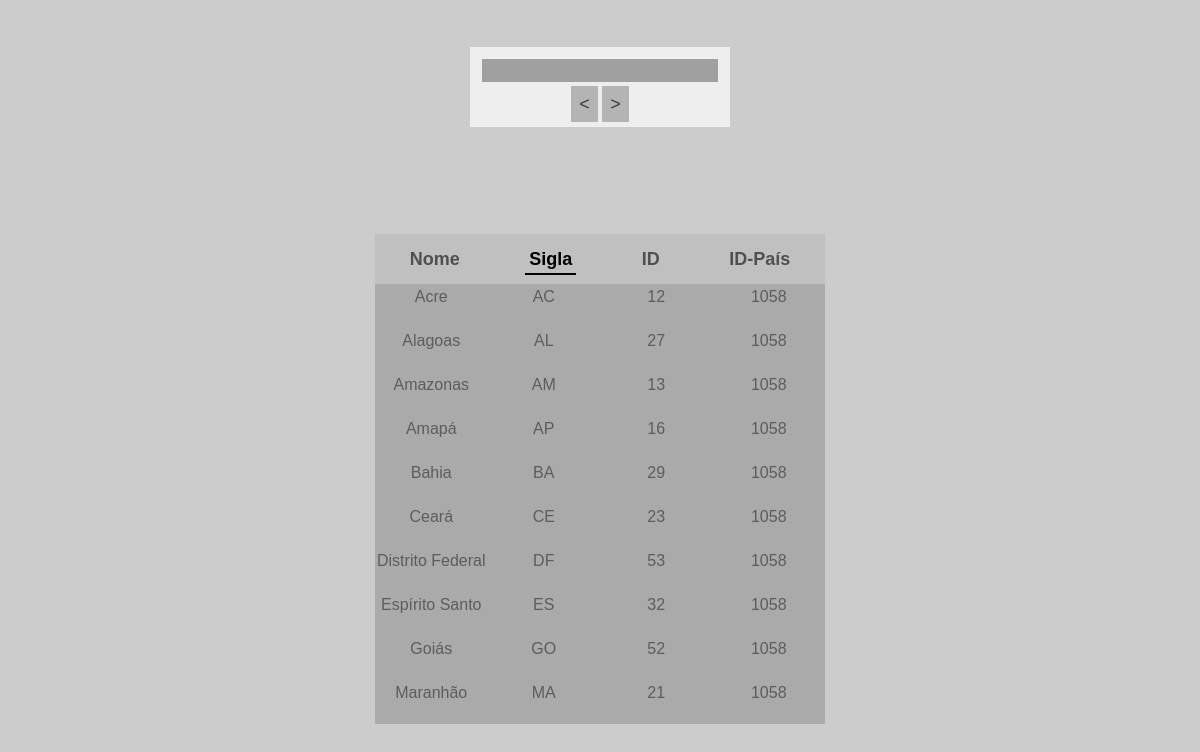
The app's page /paginamento/index.php?page=1&order=Initials with its own data.
### tables this page shows
CREATE TABLE `state` (
  `Id` int(10) UNSIGNED NOT NULL,
  `Country_Id` int(11) UNSIGNED NOT NULL,
  `Initials` varchar(5) NOT NULL,
  `Name` varchar(255) NOT NULL
);

### paginamento/index.php (the view, shortened to what this page needs)
<?php
include("baseConnection.php");
$currentPage = intval($_GET["page"]);
$maxItems = 10;
$index = ($currentPage * $maxItems) - 10;
if(isset($_GET["order"])){
	$order = $_GET["order"];
	$query = "select * from state order by $order asc LIMIT $index, $maxItems";
}else{
	$order = "Id";
	$query = "select * from state LIMIT $index, $maxItems";
}
$dump = mysqli_query($connect, $query) or die("Dump nao realizado!");
?>
<!DOCTYPE html>
<html>
<head>
	<link rel="stylesheet" type="text/css" href="style.css">
</head>
<body>
	<div class="form">
		<input type="text" name="input" autocomplete="off" spellcheck="false">
		<div>
			<a href="?page=<?php echo $currentPage - 1 . "&order=$order"; ?>"><</a>
			<a href="?page=<?php echo $currentPage + 1 . "&order=$order"; ?>">></a>
		</div>
	</div>
	<div class="table-box">
		<div id="table">
			<header>
				<ul>
					<li>
						<a <?php
							echo "href='?page=$currentPage&order=Name'";
							if($order == "Name") {echo " class='current-order'";}
						?>>Nome</a>
					</li>
					<li>
						<a <?php
							echo "href='?page=$currentPage&order=Initials'";
							if($order == "Initials") {echo " class='current-order'";}
						?>>Sigla</a>
					</li>
					<li>
						<a <?php
							echo "href='?page=$currentPage&order=Id'";
							if($order == "Id") {echo " class='current-order'";}
						?>>ID</a>
					</li>
					<li>
						<a <?php
							echo "href='?page=$currentPage&order=Country_Id'";
							if($order == "Country_Id") {echo " class='current-order'";}
						?>>ID-País</a>
					</li>
				</ul>
			</header>
			<div id="rows">
				<?php
				while ($row = mysqli_fetch_assoc($dump)) {
					echo "
					<div class='row'>
						<div id='fields-wrapper'>
							<div class='state-name field'>
								".$row['Name']."
							</div>
							<div class='state-initials field'>
								".$row['Initials']."
							</div>
							<div class='state-id field'>
								".$row['Id']."</p>
							</div>
							<div class='state-coutry-id field'>
								".$row['Country_Id']."
							</div>
						</div>
					</div>";
				}
				?>
			</div>
		</div>
	</div>
</body>
</html>

### paginamento/style.css (style rules this page uses)
body { margin: 0; padding: 0; background-color: #cccccc; overflow: hidden; }
* { font-family: arial; }
.form { position: absolute; top: 4%; left: 50%; height: 80px; transform: translateX(-50%); background-color: #eeeeee; box-sizing: border-box; padding: 12px; display: flex; flex-direction: column; justify-content: space-between; align-items: center; }
.form input { border: none; outline: none; background-color: rgba(160,160,160,1); font-size: 18px; color: white; }
.form div a { font-size: 18px; text-decoration: none; padding: 8px; background-color: rgba(180,180,180,1); color: rgba(60,60,60,1); transition: background-color .2s; }
.table-box { position: absolute; top: 20%; width: 100vw; }
#table { position: absolute; left: 50%; transform: translateX(-50%); width: 450px; background-color: #aaaaaa; }
#table header .current-order { position: relative; color: black; }
#table header .current-order::before { content: ""; position: absolute; bottom: -2px; left: 0; width: 100%; height: 2px; background-color: black; }
#table header { position: relative; top: 0; left: 0; width: 100%; height: 50px; background-color: #c0c0c0; }
#table header ul { width: 100%; height: 100%; margin: 0; padding: 0; list-style: none; display: flex; justify-content: space-around; align-items: center; }
#table header ul li a { padding: 4px; color: #00000095; font-size: 18px; font-weight: bold; text-decoration: none; }
#table #rows { width: 100%; }
#table #rows #fields-wrapper { position: absolute; width: 100%; height: 100%; }
#table #rows .row { width: 100%; height: 40px; margin-top: 4px; }
#table #rows .row .field { position: absolute; top: 0; width: 25%; height: 40px; color: #10101080; text-align: center; }
#table #rows .row .state-name { left: 0; }
#table #rows .row .state-initials { left: 25%; }
#table #rows .row .state-id { left: 50%; }
#table #rows .row .state-coutry-id { left: 75%; }

### records on screen
state: Name "Acre", Initials "AC", Id "12", Country_Id "1058"
state: Name "Alagoas", Initials "AL", Id "27", Country_Id "1058"
state: Name "Amazonas", Initials "AM", Id "13", Country_Id "1058"
state: Name "Amapá", Initials "AP", Id "16", Country_Id "1058"
state: Name "Bahia", Initials "BA", Id "29", Country_Id "1058"
state: Name "Ceará", Initials "CE", Id "23", Country_Id "1058"
state: Name "Distrito Federal", Initials "DF", Id "53", Country_Id "1058"
state: Name "Espírito Santo", Initials "ES", Id "32", Country_Id "1058"
state: Name "Goiás", Initials "GO", Id "52", Country_Id "1058"
state: Name "Maranhão", Initials "MA", Id "21", Country_Id "1058"
